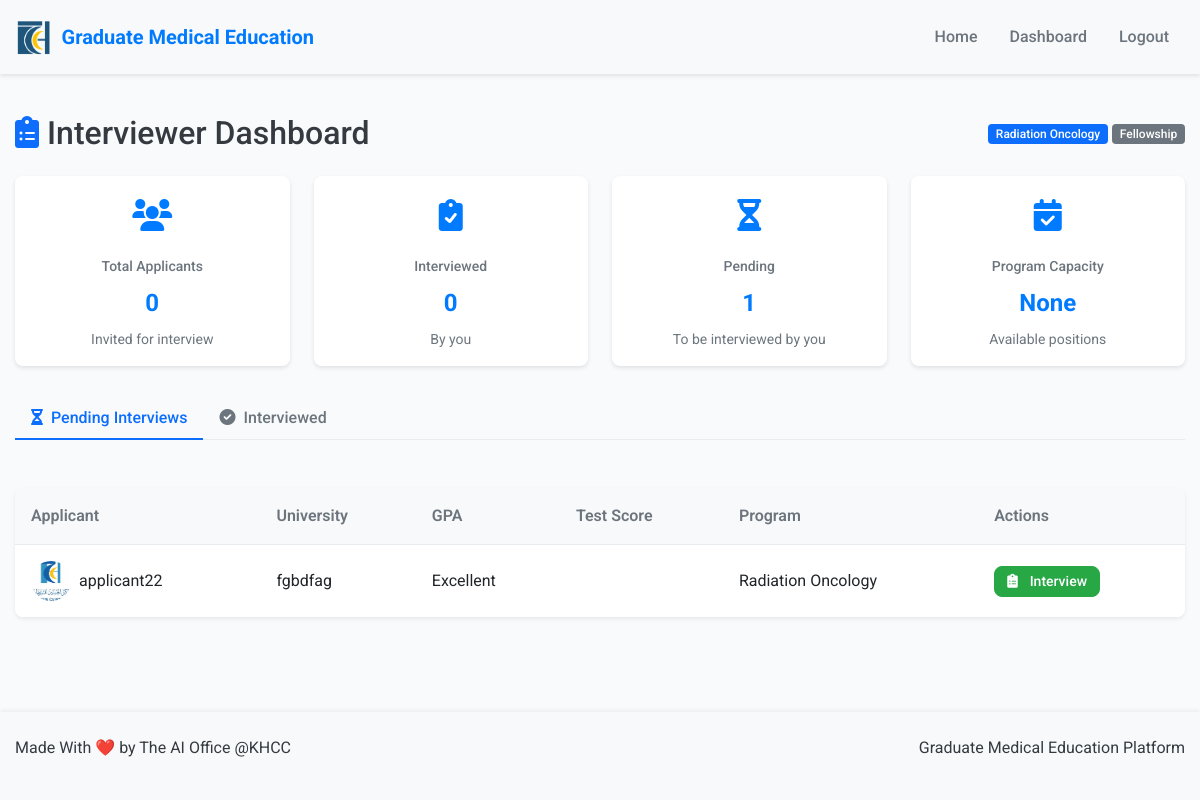
Screenshot of /interviewer/dashboard/ (signed in) with the database file from the repository.
### users/models.py (models this page shows, shortened)
class Program(models.Model):
    PROGRAM_TYPE_CHOICES = (
        ('RESIDENCY', 'Residency'),
        ('FELLOWSHIP', 'Fellowship'),
    )
    STATUS_CHOICES = (
        ('ACTIVE', 'Active'),
        ('INACTIVE', 'Inactive'),
    )
    name = models.CharField(max_length=100, validators=[MinLengthValidator(3)])
    program_type = models.CharField(max_length=20, choices=PROGRAM_TYPE_CHOICES)
    start_date = models.DateField()
    end_date = models.DateField()
    status = models.CharField(max_length=10, choices=STATUS_CHOICES, default='ACTIVE')
    capacity = models.PositiveIntegerField(null=True, blank=True)

class Application(models.Model):
    STATUS_CHOICES = (
        ('DRAFT', 'Draft'),
        ('SUBMITTED', 'Submitted'),
        ('ELIGIBLE', 'Eligible'),
        ('NOT_ELIGIBLE', 'Not Eligible'),
        ('APPROVED', 'Approved'),
        ('REJECTED', 'Rejected'),
        ('WAIT_LISTED', 'Waitlisted'),
        ('INVITED_FOR_INTERVIEW', 'Invited for Interview'),
    )
    GPA_CHOICES = (
        ('SATISFACTORY', 'Satisfactory'),
        ('GOOD', 'Good'),
        ('VERY_GOOD', 'Very Good'),
        ('EXCELLENT', 'Excellent'),
    )
    applicant = models.ForeignKey(User, on_delete=models.CASCADE, related_name='applications')
    program = models.ForeignKey(Program, on_delete=models.CASCADE, related_name='applications')
    university_name = models.CharField(max_length=100)
    gpa = models.CharField(max_length=20, choices=GPA_CHOICES)
    final_score = models.DecimalField(max_digits=5, decimal_places=2, null=True, blank=True)
    final_score_submitted = models.BooleanField(default=False)
    final_score_notes = models.TextField(blank=True)
    final_score_submitted_at = models.DateTimeField(null=True, blank=True)
    def national_id_upload_path(instance, filename):
        ext = filename.split('.')[-1]
        filename = f"{instance.applicant.username}_{uuid4().hex}.{ext}"
        return os.path.join('documents', 'national_id', filename)
    def cv_upload_path(instance, filename):
        ext = filename.split('.')[-1]
        filename = f"{instance.applicant.username}_{uuid4().hex}.{ext}"
        return os.path.join('documents', 'cv', filename)
    def payment_upload_path(instance, filename):
        ext = filename.split('.')[-1]
        filename = f"{instance.applicant.username}_{uuid4().hex}.{ext}"
        return os.path.join('documents', 'payment', filename)
    def certificate_upload_path(instance, filename):
        ext = filename.split('.')[-1]
        filename = f"{instance.applicant.username}_{uuid4().hex}.{ext}"
        return os.path.join('documents', 'certificates', filename)
    def board_certification_upload_path(instance, filename):
        ext = filename.split('.')[-1]
        filename = f"{instance.applicant.username}_{uuid4().hex}.{ext}"
        return os.path.join('documents', 'board_certification', filename)
    national_id_document = models.FileField(upload_to=national_id_upload_path)
    cv = models.FileField(upload_to=cv_upload_path)
    payment_receipt = models.FileField(upload_to=payment_upload_path, null=True, blank=True)
    university_certificate = models.FileField(upload_to=certificate_upload_path, null=True, blank=True)
    board_certification = models.FileField(upload_to=board_certification_upload_path, null=True, blank=True)
    status = models.CharField(max_length=25, choices=STATUS_CHOICES, default='SUBMITTED')
    created_at = models.DateTimeField(auto_now_add=True)
    updated_at = models.DateTimeField(auto_now=True)
    class Meta:
        unique_together = ('applicant', 'program')

class Applicant(models.Model):
    user = models.OneToOneField(User, on_delete=models.CASCADE, related_name='applicant_profile')
    first_name_en = models.CharField(max_length=50)
    second_name_en = models.CharField(max_length=50)
    third_name_en = models.CharField(max_length=50)
    last_name_en = models.CharField(max_length=50)
    first_name_ar = models.CharField(max_length=50)
    second_name_ar = models.CharField(max_length=50)
    third_name_ar = models.CharField(max_length=50)
    last_name_ar = models.CharField(max_length=50)
    national_id = models.CharField(max_length=20, unique=True)
    profile_picture = models.ImageField(upload_to=profile_picture_upload_path, blank=True, null=True)

class User(AbstractUser):
    USER_TYPE_CHOICES = (
        ('GME_STAFF', 'GME Staff'),
        ('PROGRAM_DIRECTOR', 'Program Director'),
        ('INTERVIEWER', 'Interviewer'),
        ('APPLICANT', 'Applicant'),
    )
    user_type = models.CharField(max_length=20, choices=USER_TYPE_CHOICES)
    phone_number = models.CharField(max_length=15, blank=True)
    is_approved = models.BooleanField(default=False)
    program = models.ForeignKey('Program', on_delete=models.SET_NULL, null=True, blank=True, related_name='staff_members')

### users/views.py (the view)
    def _wrapped_view(request, *args, **kwargs):
        if not request.user.is_authenticated:
            return redirect('login')
        allowed = False
        view_name = request.resolver_match.url_name
        user_type = request.user.user_type
        role_access_map = {
            'dashboard': ['GME_STAFF'],
            'applicant_dashboard': ['APPLICANT'],
            'interviewer_dashboard': ['INTERVIEWER', 'PROGRAM_DIRECTOR'],
            'director_dashboard': ['PROGRAM_DIRECTOR'],
            'manage_programs': ['GME_STAFF'],
            'approve_staff': ['GME_STAFF'],
            'conduct_interview': ['INTERVIEWER', 'PROGRAM_DIRECTOR'],
            'view_interview_results': ['PROGRAM_DIRECTOR'],
            'submit_final_score': ['PROGRAM_DIRECTOR'],
            'director_bulk_update': ['PROGRAM_DIRECTOR'],
            'view_application': ['GME_STAFF'],
            'edit_program': ['GME_STAFF'],
            'delete_program': ['GME_STAFF'],
            'update_application_status': ['GME_STAFF'],
            'create_program': ['GME_STAFF'],
            'bulk_update_status': ['GME_STAFF'],
            'upload_scores': ['GME_STAFF'],
            'process_scores': ['GME_STAFF'],
            'export_applications': ['GME_STAFF'],
            'bulk_send_email': ['GME_STAFF'],
            'bulk_actions': ['GME_STAFF'],
            'edit_application': ['APPLICANT'],
            'submit_draft': ['APPLICANT']
        }
        if view_name in role_access_map:
            allowed = user_type in role_access_map[view_name]
        if not allowed:
            raise PermissionDenied("You don't have permission to access this page.")
        return view_func(request, *args, **kwargs)

### users/templates/users/interviewer_dashboard.html (shortened to what this page needs)
{% extends 'users/base.html' %}
{% block content %}
<div class="fade-in">
    <div class="d-flex justify-content-between align-items-center mb-4">
        <h2 class="mb-0"><i class="fas fa-clipboard-list me-2 text-primary"></i>Interviewer Dashboard</h2>
        <div>
            <span class="badge bg-primary">{{ program.name }}</span>
            <span class="badge bg-secondary">{{ program.get_program_type_display }}</span>
        </div>
    </div>
    <div class="stats-container">
        <div class="stat-card">
            <div class="stat-icon"><i class="fas fa-users"></i></div>
            <div class="stat-title">Total Applicants</div>
            <div class="stat-value">{{ pending_applications|length|add:interviewed_applications|length }}</div>
            <div class="stat-description">Invited for interview</div>
        </div>
        <div class="stat-card">
            <div class="stat-icon"><i class="fas fa-clipboard-check"></i></div>
            <div class="stat-title">Interviewed</div>
            <div class="stat-value">{{ interviewed_applications|length }}</div>
            <div class="stat-description">By you</div>
        </div>
        <div class="stat-card">
            <div class="stat-icon"><i class="fas fa-hourglass-half"></i></div>
            <div class="stat-title">Pending</div>
            <div class="stat-value">{{ pending_applications|length }}</div>
            <div class="stat-description">To be interviewed by you</div>
        </div>
        <div class="stat-card">
            <div class="stat-icon"><i class="fas fa-calendar-check"></i></div>
            <div class="stat-title">Program Capacity</div>
            <div class="stat-value">{{ program.capacity }}</div>
            <div class="stat-description">Available positions</div>
        </div>
    </div>
    <ul class="nav nav-tabs" id="interviewerTabs" role="tablist">
        <li class="nav-item" role="presentation">
            <button class="nav-link active" id="pending-tab" data-bs-toggle="tab" data-bs-target="#pending" type="button" role="tab" aria-controls="pending" aria-selected="true">
                <i class="fas fa-hourglass-half me-2"></i>Pending Interviews
            </button>
        </li>
        <li class="nav-item" role="presentation">
            <button class="nav-link" id="interviewed-tab" data-bs-toggle="tab" data-bs-target="#interviewed" type="button" role="tab" aria-controls="interviewed" aria-selected="false">
                <i class="fas fa-check-circle me-2"></i>Interviewed
            </button>
        </li>
    </ul>
    <div class="tab-content" id="interviewerTabsContent">
        <div class="tab-pane fade show active" id="pending" role="tabpanel" aria-labelledby="pending-tab">
            {% if pending_applications %}
                <div class="table-container">
                    <div class="table-responsive">
                        <table class="table table-hover">
                            <thead>
                                <tr>
                                    <th>Applicant</th>
                                    <th>University</th>
                                    <th>GPA</th>
                                    <th>Test Score</th>
                                    <th>Program</th>
                                    <th>Actions</th>
                                </tr>
                            </thead>
                            <tbody>
                                {% for application in pending_applications %}
                                    <tr>
                                        <td>
                                            <div class="d-flex align-items-center">
                                                {% if application.applicant.applicant_profile.profile_picture %}
                                                    <img src="{{ application.applicant.applicant_profile.profile_picture.url }}" alt="Profile Picture" class="rounded-circle me-2 profile-picture-thumbnail" style="width: 40px; height: 40px; object-fit: cover;">
                                                {% else %}
                                                    <div class="rounded-circle bg-secondary d-flex align-items-center justify-content-center text-white me-2" style="width: 40px; height: 40px;">
                                                        <i class="fas fa-user"></i>
                                                    </div>
                                                {% endif %}
                                                {{ application.applicant.username }}
                                            </div>
                                        </td>
                                        <td>{{ application.university_name }}</td>
                                        <td>{{ application.get_gpa_display }}</td>
                                        <td>
                                        </td>
                                        <td>{{ application.program.name }}</td>
                                        <td>
                                            <a href="{% url 'conduct_interview' application.id %}" class="btn btn-sm btn-success">
                                                <i class="fas fa-clipboard-list me-1"></i>Interview
                                            </a>
                                        </td>
                                    </tr>
                                {% endfor %}
                            </tbody>
                        </table>
                    </div>
                </div>
            {% else %}
                <div class="alert alert-success">
                    <i class="fas fa-check-circle me-2"></i>You have interviewed all applicants.
                </div>
            {% endif %}
        </div>
    </div>
</div>
{% endblock %}

### rows the page displays
Program: name "Radiation Oncology", program_type "Fellowship", capacity "None"
Application: applicant.applicant_profile.profile_picture (picture), applicant.username "applicant22", university_name "fgbdfag", gpa "Excellent", program.name "Radiation Oncology"

### other values shown
{{ pending_applications|length|add:interviewed_applications|length }} "0"
{{ interviewed_applications|length }} "0"
{{ pending_applications|length }} "1"
